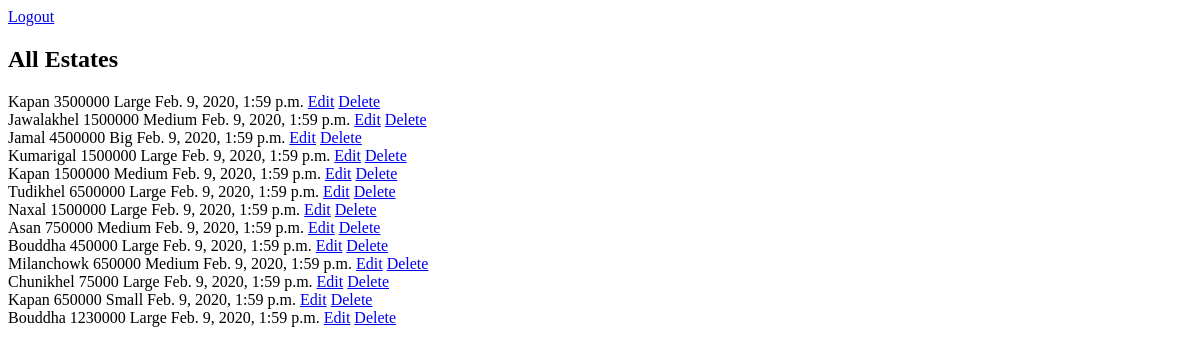
The page /estate/estates_home (signed in) on the database as committed earlier.
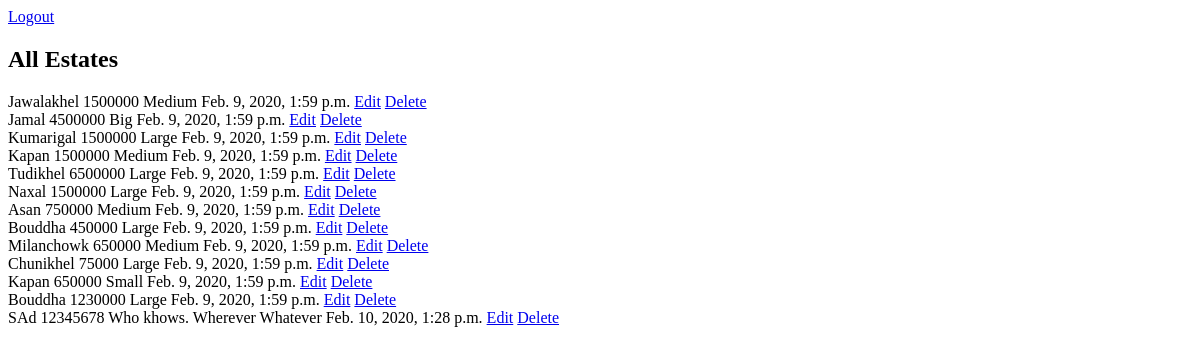
The same page on the database as committed later.
### estate/models.py (models this page shows, shortened)
class Property(models.Model):
    property_name=models.TextField()
    price=models.IntegerField()
    property_detail=models.TextField()
    uploaded_at=models.DateTimeField(auto_now_add=True)

### estate/views.py (the view)
# urls.py: path('estates_home',get_estates_home,name="estates_home"),
def get_estates_home(req):
    if not req.user.is_authenticated:
        return redirect('login')
    all_estates=Property.objects.all()
    context={
        "estates":all_estates
    }
    return render(req,'estates_home.html',context=context)

### estate/templates/estates_home.html (shortened to what this page needs)
<!DOCTYPE html>
<html lang="en">
<head>
</head>
<body>
    <div>
        <a href="{%url 'logout'%}">Logout</a>
        <h2>All Estates</h2>
    </div>
    <div>
        {%for estate in estates%}
            <div>
                {{estate.property_name}}
                {{estate.price}}
                {{estate.property_detail}}
                {{estate.uploaded_at}}
                <a href="./update_estate/{{estate.id}}">Edit</a>
                <a href="./delete_estate/{{estate.id}}">Delete</a>
            </div>
        {%endfor%}
    </div>
</body>
</html>

Rows that differ between the two databases and show on the page:
removed Property: property_name "Kapan", price "3500000", property_detail "Large", uploaded_at "Feb. 9, 2020, 1:59 p.m."
added Property: property_name "SAd", price "12345678", property_detail "Who khows. Wherever Whatever", uploaded_at "Feb. 10, 2020, 1:28 p.m."
